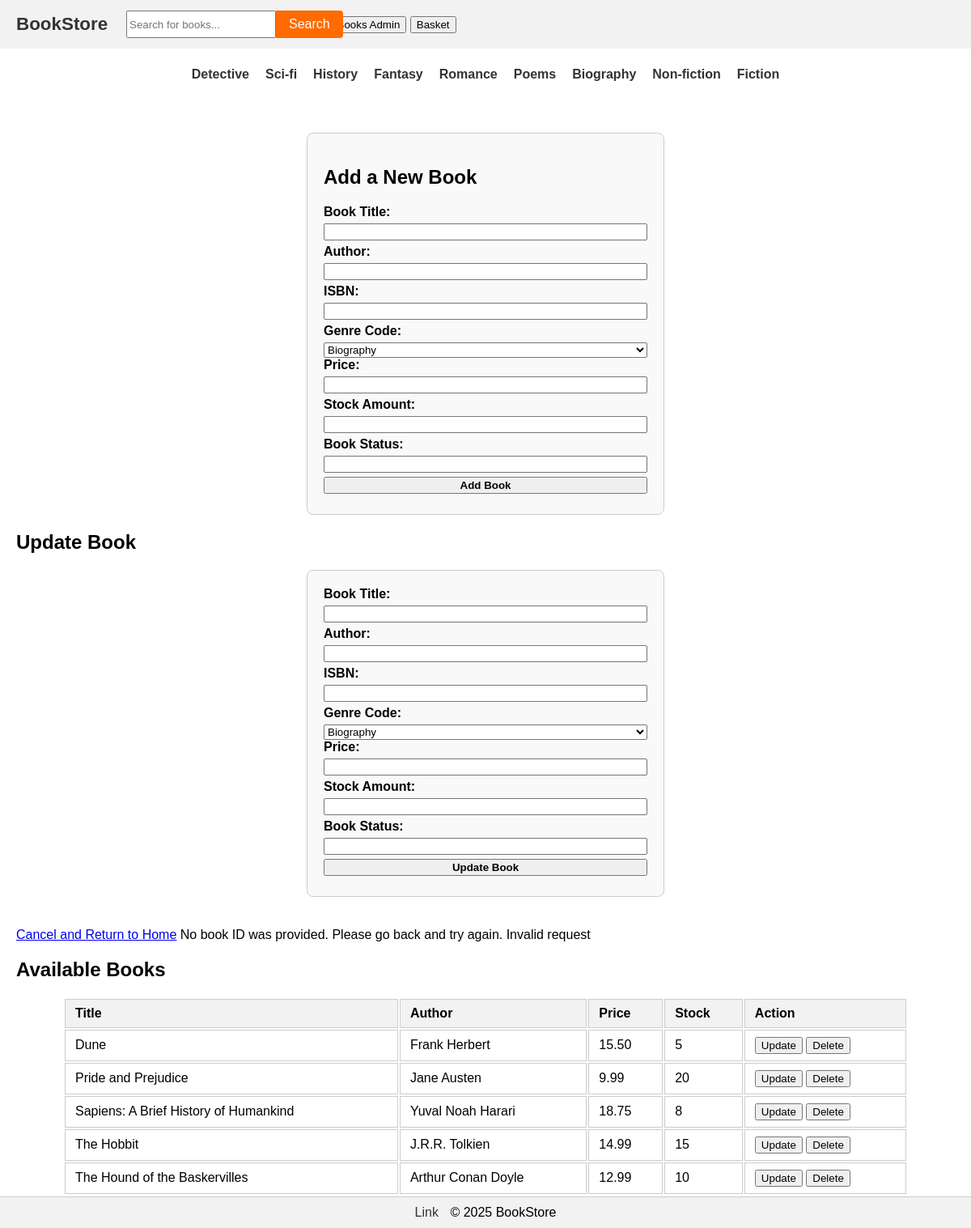
The app's page /PHP/books_admin.php with its own data.
### tables this page shows
CREATE TABLE `books` (
  `book_id` smallint(6) NOT NULL AUTO_INCREMENT,
  `book_title` varchar(50) NOT NULL,
  `author` varchar(50) NOT NULL,
  `ISBN` varchar(13) NOT NULL,
  `genre_code` char(2) NOT NULL,
  `price` decimal(10,2) NOT NULL,
  `stock_amount` smallint(6) NOT NULL,
  `book_status` enum('A','D') NOT NULL,
  PRIMARY KEY (`book_id`),
  KEY `genre_code` (`genre_code`),
  CONSTRAINT `books_ibfk_1` FOREIGN KEY (`genre_code`) REFERENCES `genres` (`genre_code`)
);

### PHP/books_admin.php (the view, shortened to what this page needs)
<!DOCTYPE html>
<html lang="en">
<head>
  <link rel="stylesheet" href="CSS/index.css">
</head>
<body>
  <nav>
    <div class="logo">BookStore</div>
    <form action="index.php" method="POST" class="search-bar">
      <input type="text" name="cbook_title" placeholder="Search for books...">
      <button type="submit">Search</button>
    </form>
    <div class="nav-buttons">
      <button href="">Help</button>
      <button href="accounts_admin.php">Account</button>
      <button href="PHP/books_admin.php">Books Admin</button>
      <button href="">Basket</button>
    </div>
  </nav>
  <nav class="genre-bar">
    <ul>
      <li><a href="">Detective</a></li>
      <li><a href="">Sci-fi</a></li>
      <li><a href="">History</a></li>
      <li><a href="">Fantasy</a></li>
      <li><a href="">Romance</a></li>
      <li><a href="">Poems</a></li>
      <li><a href="">Biography</a></li>
      <li><a href="">Non-fiction</a></li>
      <li><a href="">Fiction</a></li>
    </ul>
  </nav>
  <main>
    <?php
      include 'PHP/update_book.php';
    ?>
    <?php
    try {
      $stmt = $pdo->query("SELECT * FROM books ORDER BY book_title ASC");
      echo "<h2>Available Books</h2>";
      echo "<table class='books-table'>";
      echo "  <thead>";
      echo "    <tr>";
      echo "      <th>Title</th>";
      echo "      <th>Author</th>";
      echo "      <th>Price</th>";
      echo "      <th>Stock</th>";
      echo "      <th>Action</th>";
      echo "    </tr>";
      echo "  </thead>";
      echo "  <tbody>";
      while ($row = $stmt->fetch()) {
        echo "<tr>";
        echo "  <td>" . htmlspecialchars($row['book_title']) . "</td>";
        echo "  <td>" . htmlspecialchars($row['author']) . "</td>";
        echo "  <td>" . htmlspecialchars($row['price']) . "</td>";
        echo "  <td>" . htmlspecialchars($row['stock_amount']) . "</td>";
        echo "  <td>";
        echo "    <form action='update_book.php' method='POST' style='display:inline-block;'>";
        echo "      <button type='submit'>Update</button>";
        echo "    </form>";
        echo "    <form action='PHP/delete_book.php' method='POST' style='display:inline-block;'>";
        echo "      <button type='submit'>Delete</button>";
        echo "    </form>";
        echo "  </td>";
        echo "</tr>";
      }
      echo "  </tbody>";
      echo "</table>";
    } catch (PDOException $e) {
      echo "Error fetching books: " . $e->getMessage();
    }
    ?>
  </main>
  <footer>
    <a href="#">Link</a>
    &copy; 2025 BookStore
  </footer>
</body>
</html>

### PHP/update_book.php (shortened to what this page needs)
<?php
if (isset($_POST['update_book'])) {
    $cbook_title = $_POST['cbook_title'];
    $cauthor = $_POST['cauthor'];
    $cisbn = $_POST['cisbn'];
    $cgenre_code = $_POST['cgenre_code'];
    $cprice = $_POST['cprice'];
    $cstock_amount = $_POST['cstock_amount'];
    $cbook_status = $_POST['cbook_status'];
    try {
        $pdo = db_connect();
            $sql = "UPDATE books
                    SET book_title = :cbook_title,
                        author = :cauthor,
                        ISBN = :cisbn,
                        genre_code = :cgenre_code,
                        price = :cprice,
                        stock_amount = :cstock_amount,
                        book_status = :cbook_status
                    WHERE book_id = :cbook_id";
            $stmt = $pdo->prepare($sql);
            $stmt->bindValue(':cbook_title', $cbook_title);
            $stmt->bindValue(':cauthor', $cauthor);
            $stmt->bindValue(':cisbn', $cisbn);
            $stmt->bindValue(':cgenre_code', $cgenre_code);
            $stmt->bindValue(':cprice', $cprice);
            $stmt->bindValue(':cstock_amount', $cstock_amount);
            $stmt->bindValue(':cbook_status', $cbook_status);
            $stmt->execute();
            echo "Added! Try doing another.";
        echo "Book updated successfully!<br>";
        echo '<a href="index.php">Return to Home</a>';
    } catch (PDOException $e) {
        echo "Error updating book: " . $e->getMessage();
    }
    exit();
} else {
    echo "Invalid request";
}
?>

### CSS/index.css (style rules this page uses)
body { margin: 0; font-family: Arial, sans-serif; background-color: #ffffff; }
nav { display: flex; align-items: center; background-color: #f2f2f2; padding: 0 20px; height: 60px; }
.logo { width: 10%; font-size: 1.4rem; font-weight: bold; color: #333; display: flex; align-items: center; }
.search-bar { width: 10%; display: flex; align-items: stretch; position: relative; margin: 0 20px; }
.search-bar button { border: none; background-color: #ff6b00; color: #fff; padding: 8px 16px; font-size: 1rem; cursor: pointer; border-radius: 0 4px 4px 0; transition: background-color 0.3s ease; }
nav.genre-bar { background-color: #fff; padding: 2px 0; display: flex; justify-content: center; }
.genre-bar ul { margin: 0; padding: 0; display: flex; gap: 20px; }
.genre-bar li { list-style: none; }
.genre-bar a { text-decoration: none; color: #333; font-weight: bold; transition: color 0.3s; }
main { min-height: 80vh; padding: 20px; }
footer { position: fixed; bottom: 0; left: 0; right: 0; background-color: #f2f2f2; border-top: 1px solid #ccc; text-align: center; padding: 10px; }
footer a { text-decoration: none; color: #333; margin-right: 10px; }
.add-book-form { display: flex; flex-direction: column; max-width: 400px; margin: 20px auto; padding: 20px; border: 1px solid #ccc; border-radius: 8px; background-color: #f9f9f9; }
.add-book-form label { margin-bottom: 5px; font-weight: bold; }
.add-book-form input { margin-bottom: 5px; font-weight: bold; }
.update-book-form { display: flex; flex-direction: column; max-width: 400px; margin: 20px auto; padding: 20px; border: 1px solid #ccc; border-radius: 8px; background-color: #f9f9f9; }
.update-book-form label { margin-bottom: 5px; font-weight: bold; }
.update-book-form input { margin-bottom: 5px; font-weight: bold; }
.books-table { width: 90%; margin: 20px auto; }
.books-table th, .books-table td { border: 1px solid #ccc; padding: 8px 12px; text-align: left; }
.books-table thead { background-color: #f2f2f2; }

### records on screen
books: book_title "Dune", author "Frank Herbert", price "15.50", stock_amount "5"
books: book_title "Pride and Prejudice", author "Jane Austen", price "9.99", stock_amount "20"
books: book_title "Sapiens: A Brief History of Humankind", author "Yuval Noah Harari", price "18.75", stock_amount "8"
books: book_title "The Hobbit", author "J.R.R. Tolkien", price "14.99", stock_amount "15"
books: book_title "The Hound of the Baskervilles", author "Arthur Conan Doyle", price "12.99", stock_amount "10"
